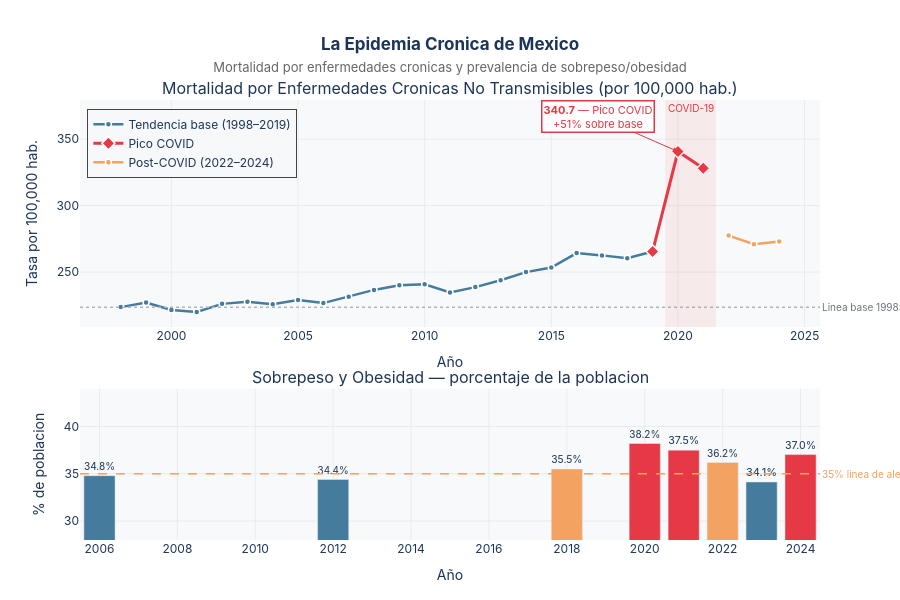

Here is the notebook cell this chart was saved with:
### Markdown cell above
---
## Alarma 3 — La Epidemia Crónica que no Para

Las enfermedades cardiovasculares, el cáncer, la diabetes y las enfermedades respiratorias crónicas matan a **272 personas por cada 100,000 habitantes** en México (2024).

En 1998 eran 223. En 2020, el año del COVID, llegaron a **340** — su pico histórico.  
El sistema nunca se recuperó del todo.

Detrás está otra epidemia silenciosa: el **sobrepeso y la obesidad**, que afecta al **37% de la población** y no muestra señales de reversa.

### Code cell
# ══════════════════════════════════════════════════════════════════════════════
# FIGURA 4 — Mortalidad crónica + Sobrepeso/Obesidad
# ══════════════════════════════════════════════════════════════════════════════

cron = get_serie('3.4.1')
obes = get_serie('3N.4.1A')

fig_cron = make_subplots(
    rows=2, cols=1,
    subplot_titles=[
        'Mortalidad por Enfermedades Cronicas No Transmisibles (por 100,000 hab.)',
        'Sobrepeso y Obesidad — porcentaje de la poblacion'
    ],
    vertical_spacing=0.14,
    row_heights=[0.6, 0.4]
)

# ── Panel superior: mortalidad crónica ────────────────────────────────────────
cron_pre  = cron[cron['periodo'] < 2020]
cron_cov  = cron[(cron['periodo'] >= 2019) & (cron['periodo'] <= 2021)]
cron_post = cron[cron['periodo'] > 2021]

fig_cron.add_trace(go.Scatter(
    x=cron_pre['periodo'], y=cron_pre['valor'],
    mode='lines+markers', name='Tendencia base (1998–2019)',
    line=dict(color=COLOR_NEUTRO, width=2.5),
    marker=dict(size=6, color=COLOR_NEUTRO, line=dict(width=1.5, color='white')),
    hovertemplate='<b>%{x}</b><br>Mortalidad: <b>%{y:.1f}</b> por 100k<extra></extra>'
), row=1, col=1)

fig_cron.add_trace(go.Scatter(
    x=cron_cov['periodo'], y=cron_cov['valor'],
    mode='lines+markers', name='Pico COVID',
    line=dict(color=COLOR_ALERTA, width=3),
    marker=dict(size=10, color=COLOR_ALERTA, symbol='diamond',
                line=dict(width=1.5, color='white')),
    hovertemplate='<b>%{x}</b><br>Mortalidad COVID: <b>%{y:.1f}</b> por 100k<extra></extra>'
), row=1, col=1)

fig_cron.add_trace(go.Scatter(
    x=cron_post['periodo'], y=cron_post['valor'],
    mode='lines+markers', name='Post-COVID (2022–2024)',
    line=dict(color=COLOR_ACENTO, width=2.5),
    marker=dict(size=6, color=COLOR_ACENTO, line=dict(width=1.5, color='white')),
    hovertemplate='<b>%{x}</b><br>Mortalidad: <b>%{y:.1f}</b> por 100k<extra></extra>'
), row=1, col=1)

fig_cron.add_hline(
    y=223.6, line_dash='dot', line_color='#ADB5BD', line_width=1.5,
    row=1, col=1,
    annotation_text='Linea base 1998: 223.6',
    annotation_position='right',
    annotation_font=dict(size=10, color='#6C757D')
)
fig_cron.add_vrect(
    x0=2019.5, x1=2021.5, fillcolor='rgba(230,57,70,0.08)', line_width=0,
    annotation_text='COVID-19', annotation_position='top right',
    annotation_font=dict(size=10, color=COLOR_ALERTA), row=1, col=1
)
fig_cron.add_annotation(
    x=2020, y=340.7, text='<b>340.7</b> — Pico COVID<br>+51% sobre base',
    showarrow=True, arrowhead=2, arrowcolor=COLOR_ALERTA,
    ax=-80, ay=-35, font=dict(size=11, color=COLOR_ALERTA),
    bgcolor='rgba(255,255,255,0.9)', bordercolor=COLOR_ALERTA, borderwidth=1.5,
    row=1, col=1
)

# ── Panel inferior: sobrepeso ─────────────────────────────────────────────────
fig_cron.add_trace(go.Bar(
    x=obes['periodo'], y=obes['valor'],
    name='Sobrepeso y obesidad',
    marker_color=[
        COLOR_ALERTA if v >= 37 else COLOR_ACENTO if v >= 35 else COLOR_NEUTRO
        for v in obes['valor']
    ],
    text=[f'{v:.1f}%' for v in obes['valor']],
    textposition='outside', textfont=dict(size=11),
    hovertemplate='<b>%{x}</b><br>Prevalencia: <b>%{y:.1f}%</b><extra></extra>',
    showlegend=False
), row=2, col=1)

fig_cron.add_hline(
    y=35, line_dash='dash', line_color=COLOR_ACENTO, line_width=1.5,
    row=2, col=1,
    annotation_text='35% linea de alerta', annotation_position='right',
    annotation_font=dict(size=10, color=COLOR_ACENTO)
)

fig_cron.update_xaxes(showgrid=True, gridcolor='#E9ECEF', title_text='Año')
fig_cron.update_yaxes(showgrid=True, gridcolor='#E9ECEF')
fig_cron.update_yaxes(title_text='Tasa por 100,000 hab.', row=1, col=1)
fig_cron.update_yaxes(title_text='% de poblacion', row=2, col=1, range=[28, 44])

fig_cron.update_layout(
    title=dict(
        text='<b>La Epidemia Cronica de Mexico</b><br>'
             '<span style="font-size:13px;font-weight:normal;color:#666">'
             'Mortalidad por enfermedades cronicas y prevalencia de sobrepeso/obesidad</span>',
        x=0.5, xanchor='center'
    ),
    height=600, plot_bgcolor=COLOR_FONDO, paper_bgcolor='white',
    font=dict(family='Inter, Arial, sans-serif', color='#1D3557'),
    legend=dict(x=0.01, y=0.98, bgcolor='rgba(248,249,250,0.9)', borderwidth=1),
    margin=dict(t=100, b=60)
)

fig_cron.show()

### Figure 1 — Plotly figure (JSON) as saved in the notebook; plotly's stock layout.template omitted (floating-point values rounded to 4 significant figures)
{"data": [{"hovertemplate": "<b>%{x}</b><br>Mortalidad: <b>%{y:.1f}</b> por 100k<extra></extra>", "line": {"color": "#457B9D", "width": 2.5}, "marker": {"color": "#457B9D", "line": {"color": "white", "width": 1.5}, "size": 6}, "mode": "lines+markers", "name": "Tendencia base (1998–2019)", "type": "scatter", "x": [1998, 1999, 2000, 2001, 2002, 2003, 2004, 2005, 2006, 2007, 2008, 2009, 2010, 2011, 2012, 2013, 2014, 2015, 2016, 2017, 2018, 2019], "xaxis": "x", "y": [223.6, 227.1, 221.5, 220.0, 226.1, 227.6, 225.8, 228.9, 226.6, 231.4, 236.6, 240.0, 240.8, 234.7, 238.7, 243.8, 250.0, 253.4, 264.2, 262.5, 260.4, 265.5], "yaxis": "y"}, {"hovertemplate": "<b>%{x}</b><br>Mortalidad COVID: <b>%{y:.1f}</b> por 100k<extra></extra>", "line": {"color": "#E63946", "width": 3}, "marker": {"color": "#E63946", "line": {"color": "white", "width": 1.5}, "size": 10, "symbol": "diamond"}, "mode": "lines+markers", "name": "Pico COVID", "type": "scatter", "x": [2019, 2020, 2021], "xaxis": "x", "y": [265.5, 340.7, 328.1], "yaxis": "y"}, {"hovertemplate": "<b>%{x}</b><br>Mortalidad: <b>%{y:.1f}</b> por 100k<extra></extra>", "line": {"color": "#F4A261", "width": 2.5}, "marker": {"color": "#F4A261", "line": {"color": "white", "width": 1.5}, "size": 6}, "mode": "lines+markers", "name": "Post-COVID (2022–2024)", "type": "scatter", "x": [2022, 2023, 2024], "xaxis": "x", "y": [277.4, 270.9, 272.9], "yaxis": "y"}, {"hovertemplate": "<b>%{x}</b><br>Prevalencia: <b>%{y:.1f}%</b><extra></extra>", "marker": {"color": ["#457B9D", "#457B9D", "#F4A261", "#E63946", "#E63946", "#F4A261", "#457B9D", "#E63946"]}, "name": "Sobrepeso y obesidad", "showlegend": false, "text": ["34.8%", "34.4%", "35.5%", "38.2%", "37.5%", "36.2%", "34.1%", "37.0%"], "textfont": {"size": 11}, "textposition": "outside", "type": "bar", "x": [2006, 2012, 2018, 2020, 2021, 2022, 2023, 2024], "xaxis": "x2", "y": [34.8, 34.4, 35.5, 38.2, 37.5, 36.2, 34.13, 37.03], "yaxis": "y2"}], "layout": {"annotations": [{"font": {"size": 16}, "showarrow": false, "text": "Mortalidad por Enfermedades Cronicas No Transmisibles (por 100,000 hab.)", "x": 0.5, "xanchor": "center", "xref": "paper", "y": 1.0, "yanchor": "bottom", "yref": "paper"}, {"font": {"size": 16}, "showarrow": false, "text": "Sobrepeso y Obesidad — porcentaje de la poblacion", "x": 0.5, "xanchor": "center", "xref": "paper", "y": 0.344, "yanchor": "bottom", "yref": "paper"}, {"font": {"color": "#6C757D", "size": 10}, "showarrow": false, "text": "Linea base 1998: 223.6", "x": 1, "xanchor": "left", "xref": "x domain", "y": 223.6, "yanchor": "middle", "yref": "y"}, {"font": {"color": "#E63946", "size": 10}, "showarrow": false, "text": "COVID-19", "x": 2022.0, "xanchor": "right", "xref": "x", "y": 1, "yanchor": "top", "yref": "y domain"}, {"arrowcolor": "#E63946", "arrowhead": 2, "ax": -80, "ay": -35, "bgcolor": "rgba(255,255,255,0.9)", "bordercolor": "#E63946", "borderwidth": 1.5, "font": {"color": "#E63946", "size": 11}, "showarrow": true, "text": "<b>340.7</b> — Pico COVID<br>+51% sobre base", "x": 2020, "xref": "x", "y": 340.7, "yref": "y"}, {"font": {"color": "#F4A261", "size": 10}, "showarrow": false, "text": "35% linea de alerta", "x": 1, "xanchor": "left", "xref": "x2 domain", "y": 35, "yanchor": "middle", "yref": "y2"}], "font": {"color": "#1D3557", "family": "Inter, Arial, sans-serif"}, "height": 600, "legend": {"bgcolor": "rgba(248,249,250,0.9)", "borderwidth": 1, "x": 0.01, "y": 0.98}, "margin": {"b": 60, "t": 100}, "paper_bgcolor": "white", "plot_bgcolor": "#F8F9FA", "shapes": [{"line": {"color": "#ADB5BD", "dash": "dot", "width": 1.5}, "type": "line", "x0": 0, "x1": 1, "xref": "x domain", "y0": 223.6, "y1": 223.6, "yref": "y"}, {"fillcolor": "rgba(230,57,70,0.08)", "line": {"width": 0}, "type": "rect", "x0": 2020.0, "x1": 2022.0, "xref": "x", "y0": 0, "y1": 1, "yref": "y domain"}, {"line": {"color": "#F4A261", "dash": "dash", "width": 1.5}, "type": "line", "x0": 0, "x1": 1, "xref": "x2 domain", "y0": 35, "y1": 35, "yref": "y2"}], "title": {"text": "<b>La Epidemia Cronica de Mexico</b><br><span style=\"font-size:13px;font-weight:normal;color:#666\">Mortalidad por enfermedades cronicas y prevalencia de sobrepeso/obesidad</span>", "x": 0.5, "xanchor": "center"}, "xaxis": {"anchor": "y", "domain": [0.0, 1.0], "gridcolor": "#E9ECEF", "showgrid": true, "title": {"text": "Año"}}, "xaxis2": {"anchor": "y2", "domain": [0.0, 1.0], "gridcolor": "#E9ECEF", "showgrid": true, "title": {"text": "Año"}}, "yaxis": {"anchor": "x", "domain": [0.484, 1.0], "gridcolor": "#E9ECEF", "showgrid": true, "title": {"text": "Tasa por 100,000 hab."}}, "yaxis2": {"anchor": "x2", "domain": [0.0, 0.344], "gridcolor": "#E9ECEF", "range": [28, 44], "showgrid": true, "title": {"text": "% de poblacion"}}}}
